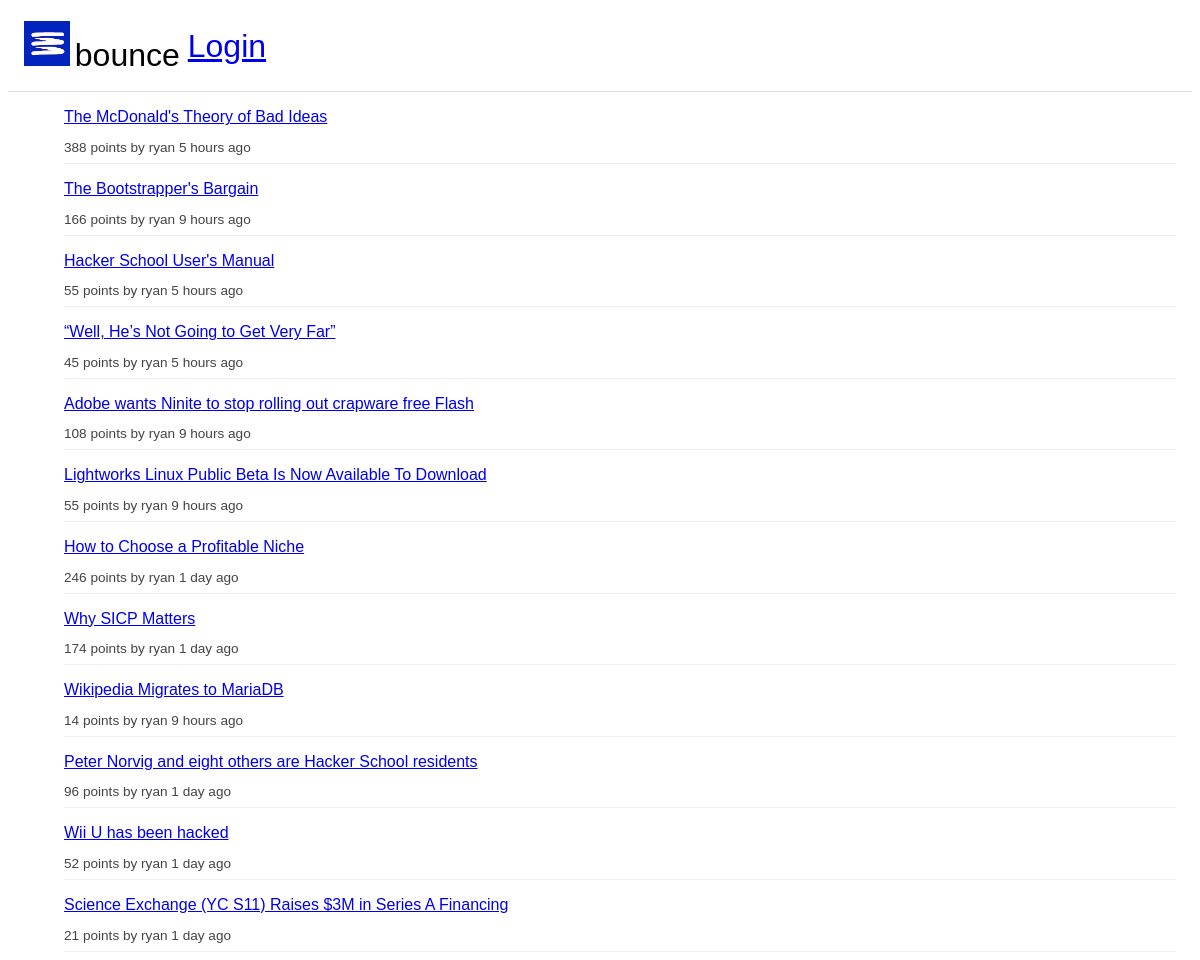
Before: / with the older database file.
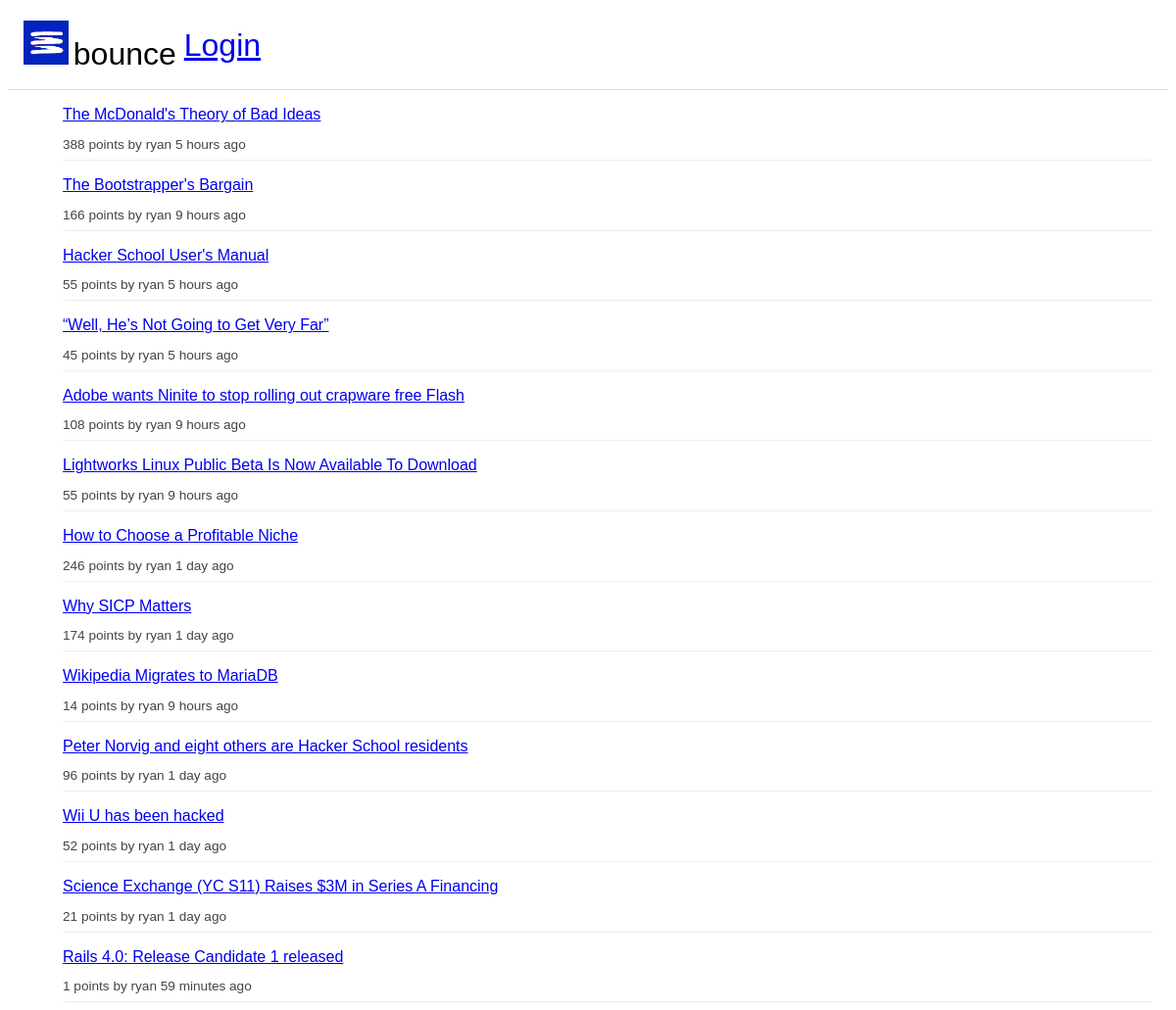
After: the same page with the newer database file.
### stories/models.py (models this page shows, shortened)
class Story(models.Model):
	title = models.CharField(max_length = 200)
	url = models.URLField()
	points = models.IntegerField(default = 1)
	moderator = models.ForeignKey(User)
	created_at = models.DateTimeField(auto_now_add = True)
	updated_at = models.DateTimeField(auto_now = True)
	@property
	def domain(self):
		return urlparse(self.url).netloc
	class Meta:
		verbose_name_plural = "stories"

### stories/views.py (the view)
# urls.py: url(r'^$', 'stories.views.index'),
def index(request):
	stories = top_stories(top = 25)
	return render(request, 'stories/index.html', {
		'stories': stories,
		'user': request.user
	})

### stories/templatetags/story_extras.py (called while the page is built)
@register.filter(name = 'age')
def age(created_at):
	now = datetime.datetime.utcnow().replace(tzinfo = utc)
	age_in_minutes = int((now - created_at).total_seconds())/60
	if age_in_minutes < 60:
		value = age_in_minutes
		precision = 'minute'
	elif age_in_minutes < (60 * 24):
		value = age_in_minutes // 60
		precision = 'hour'
	elif age_in_minutes < (60 * 24 * 365.25):
		value = age_in_minutes // (60 * 24)
		precision = 'day'
	else:
		value = age_in_minutes // (60 * 24 * 365.25)
		precision = 'year'
	age_string = '%d %s%s ago' % (value, precision, ('' if value == 1 else 's'))
	return age_string

### stories/views.py (called while the page is built)
def score(story, gravity = 1.8, timebase = 120):
	points = (story.points - 1) ** 0.8
	now = datetime.datetime.utcnow().replace(tzinfo = utc)
	age = int((now - story.created_at).total_seconds())/60
	return points/(age + timebase) ** 1.8

def top_stories(top = 200, consider = 1000):
	latest_stories = Story.objects.all().order_by('-created_at')[:consider]
	ranked_stories = sorted([(score(story), story) for story in latest_stories], reverse = True)
	return [story for _, story in ranked_stories][:top]

### stories/templates/stories/index.html (shortened to what this page needs)
{% extends "base.html" %}
{% load story_extras %}
{% block content %}
	<ul id="stories">
	{% for story in stories %}
		<li class="story">
			<p class="story-title">
				<a href="{{ story.url }}">{{ story.title }}</a>
			</p>
			<p class="story-info">
				{{ story.points }} points by {{ story.moderator.username }} {{ story.created_at|age }}
			</p>
		</li>
	{% endfor %}
	</ul>
{% endblock content %}

### bounce/templates/base.html (shortened to what this page needs)
{% load staticfiles %}
<!doctype html>
<html lang="en">
<head>
	<link href="http://netdna.bootstrapcdn.com/twitter-bootstrap/2.3.1/css/bootstrap-combined.min.css" rel="stylesheet">
	<link rel="stylesheet" href="{% static "css/master.css" %}">
</head>
<body>
	<header>
		<h1>
			<a href="/" id="home">
				<img src="{% static "img/coil.png" %}" alt="coil">bounce
			</a>
			{% if user.is_authenticated %}
				<a href="/logout" class="btn btn-primary pull-right">Logout</a>
				<a href="/story" class="btn pull-right">New Story</a>
				<div id="username" class="pull-right">{{ user.username }}</div>
			{% else %}
				<a href="/login" class="btn btn-primary pull-right">Login</a>
			{% endif %}
		</h1>
	</header>
	<div id="content">
		{% block content %}
		{% endblock content %}
	</div>
</body>
</html>

### bounce/static/css/master.css (style rules this page uses)
body { font-family: helvetica; min-width: 400px; padding: 0; }
img { height: 100%; }
header, #content { padding: 0 1em; }
header { border-bottom: 1px solid #DDD; height: 70px; }
header h1 { font-weight: 300; line-height: 1.6em; }
#home, #home:hover { color: inherit; text-decoration: none; float: left; }
header h1 img { height: 45px; margin-right: 5px; }
header .btn { margin: 16px 0 0 8px; }
#stories { margin: 0; }
.story { list-style-type: none; border-bottom: 1px solid #EEE; margin-top: 8px; }
.story-title { margin-bottom: 3px; }
.story-info { font-size: .85em; margin-bottom: 8px; color:#444; }

Changed rows visible on the page:
added Story: title "Rails 4.0: Release Candidate 1 released", points "1", moderator.username "ryan", created_at|age "59 minutes ago"
